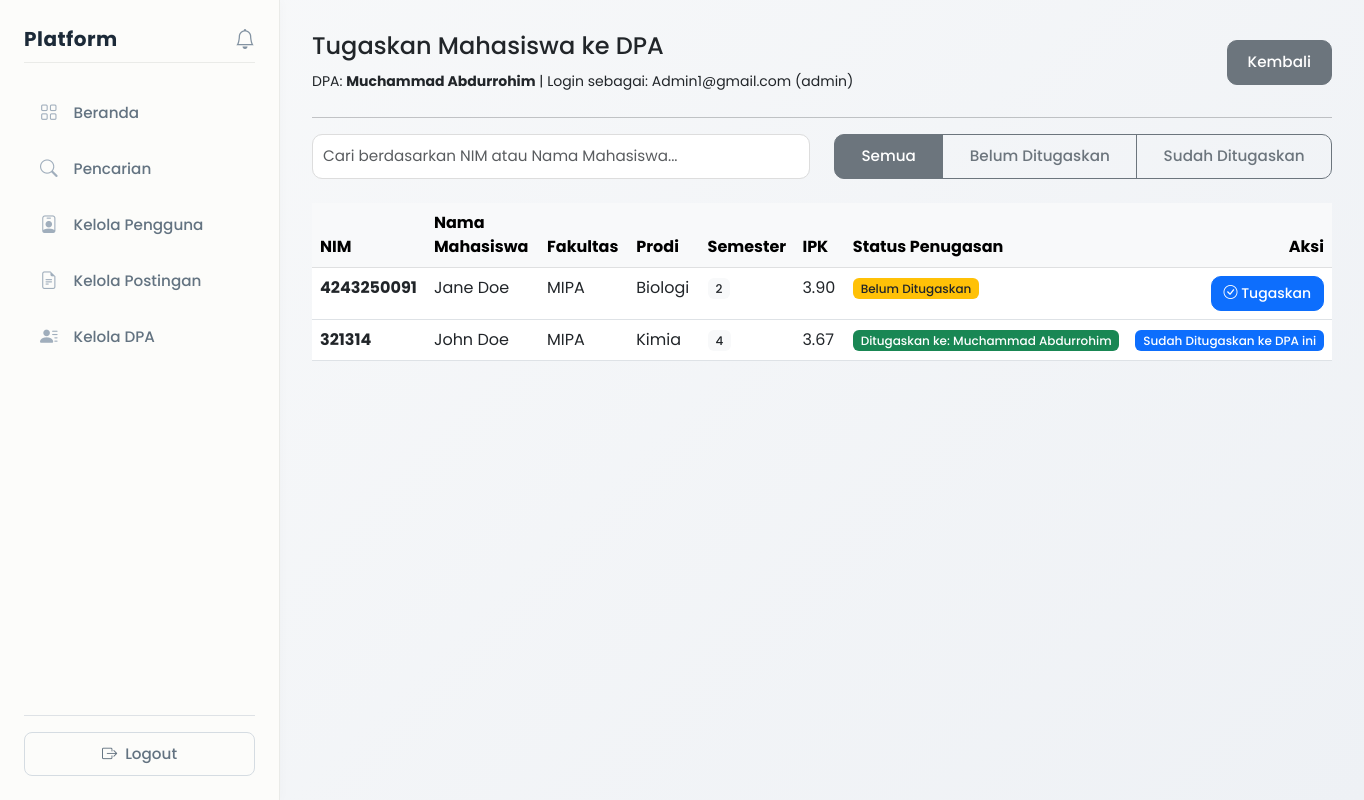
/views/admin/assign_mahasiswa.php?dpa_id=2 (signed in), run on the app's committed database.
### tables this page shows
CREATE TABLE `dpa` (
  `id` int NOT NULL,
  `user_id` int NOT NULL,
  `nama` varchar(100) DEFAULT NULL
);

CREATE TABLE `mahasiswa` (
  `id` int NOT NULL,
  `user_id` int NOT NULL,
  `nim` varchar(20) DEFAULT NULL,
  `nama` varchar(100) DEFAULT NULL,
  `fakultas` varchar(100) DEFAULT NULL,
  `prodi` varchar(100) DEFAULT NULL,
  `angkatan` year DEFAULT NULL,
  `semester` int DEFAULT NULL,
  `ipk` decimal(3,2) DEFAULT NULL,
  `dpa_id` int DEFAULT NULL
);

### views/admin/assign_mahasiswa.php (the view, shortened to what this page needs)
<?php
include __DIR__ . '/../../config/database.php';
$dpa_id = (int)$_GET['dpa_id'];
$dpa_query = "SELECT d.*, u.email
              FROM dpa d
              JOIN users u ON d.user_id = u.id
              WHERE d.id = ?";
$dpa_stmt = mysqli_prepare($conn, $dpa_query);
mysqli_stmt_bind_param($dpa_stmt, 'i', $dpa_id);
mysqli_stmt_execute($dpa_stmt);
$dpa_result = mysqli_stmt_get_result($dpa_stmt);
$dpa = mysqli_fetch_assoc($dpa_result);
$filter = isset($_GET['filter']) ? $_GET['filter'] : '';
$search = isset($_GET['search']) ? trim($_GET['search']) : '';
$where_clause = "1=1";
$mahasiswa_query = "SELECT m.*, u.email as mahasiswa_email,
                           CASE
                               WHEN m.dpa_id IS NOT NULL THEN 'Sudah Ditugaskan'
                               ELSE 'Belum Ditugaskan'
                           END as assignment_status,
                           d.nama as assigned_dpa_name
                    FROM mahasiswa m
                    JOIN users u ON m.user_id = u.id
                    LEFT JOIN dpa d ON m.dpa_id = d.id
                    WHERE $where_clause
                    ORDER BY m.nama ASC";
$mahasiswa_stmt = mysqli_prepare($conn, $mahasiswa_query);
mysqli_stmt_execute($mahasiswa_stmt);
$mahasiswa_result = mysqli_stmt_get_result($mahasiswa_stmt);
$mahasiswa_list = [];
while ($row = mysqli_fetch_assoc($mahasiswa_result)) {
    $mahasiswa_list[] = $row;
}
?>
<!DOCTYPE html>
<html>
<head>
    <link href="https://cdn.jsdelivr.net/npm/bootstrap@5.3.0/dist/css/bootstrap.min.css" rel="stylesheet">
    <link rel="stylesheet" href="https://cdn.jsdelivr.net/npm/bootstrap-icons@1.11.0/font/bootstrap-icons.css">
    <link rel="stylesheet" href="../../assets/css/global.css">
    <link rel="stylesheet" href="../../assets/css/layout.css">
    <link rel="stylesheet" href="../../assets/css/admin.css">
</head>
<body>
<div class="d-flex">
    <?php include __DIR__ . '/../layouts/sidebar.php'; ?>
    <div class="content">
        <div class="d-flex justify-content-between align-items-center mb-4">
            <div>
                <h4>Tugaskan Mahasiswa ke DPA</h4>
                <small>
                    DPA: <strong><?php echo htmlspecialchars($dpa['nama']); ?></strong> |
                    Login sebagai: <?php echo htmlspecialchars($_SESSION['email']); ?> (admin)
                </small>
            </div>
            <a href="<?= BASE_URL ?>/views/admin/dpa_detail.php?id=<?php echo $dpa_id; ?>" class="btn btn-secondary">Kembali</a>
        </div>
        <hr>
        <div class="row mb-4">
            <div class="col-md-6">
                <input
                    type="text"
                    id="searchInput"
                    class="form-control"
                    placeholder="Cari berdasarkan NIM atau Nama Mahasiswa..."
                    value="<?php echo htmlspecialchars($search); ?>"
                >
            </div>
            <div class="col-md-6">
                <div class="btn-group w-100" role="group">
                    <button type="button" class="btn btn-outline-secondary filter-btn <?php echo $filter === '' ? 'active' : ''; ?>" onclick="filterMahasiswa('')">
                        Semua
                    </button>
                    <button type="button" class="btn btn-outline-secondary filter-btn <?php echo $filter === 'not_assigned' ? 'active' : ''; ?>" onclick="filterMahasiswa('not_assigned')">
                        Belum Ditugaskan
                    </button>
                    <button type="button" class="btn btn-outline-secondary filter-btn <?php echo $filter === 'assigned' ? 'active' : ''; ?>" onclick="filterMahasiswa('assigned')">
                        Sudah Ditugaskan
                    </button>
                </div>
            </div>
        </div>
        <?php if (empty($mahasiswa_list)): ?>
            <div class="alert alert-info">
                Tidak ada mahasiswa yang sesuai dengan kriteria pencarian dan filter Anda.
            </div>
        <?php else: ?>
            <div class="table-responsive">
                <table class="table table-hover">
                    <thead class="table-light">
                        <tr>
                            <th style="width: 15%">NIM</th>
                            <th style="width: 20%">Nama Mahasiswa</th>
                            <th style="width: 15%">Fakultas</th>
                            <th style="width: 15%">Prodi</th>
                            <th style="width: 10%">Semester</th>
                            <th style="width: 10%">IPK</th>
                            <th style="width: 15%">Status Penugasan</th>
                            <th class="text-end" style="width: 15%">Aksi</th>
                        </tr>
                    </thead>
                    <tbody id="mahasiswaList">
                        <?php foreach ($mahasiswa_list as $mahasiswa): ?>
                            <tr class="mahasiswa-row"
                                data-search="<?php echo htmlspecialchars(strtolower($mahasiswa['nim'] . ' ' . $mahasiswa['nama'])); ?>"
                                data-status="<?php echo $mahasiswa['dpa_id'] ? 'assigned' : 'not_assigned'; ?>">
                                <td>
                                    <strong><?php echo htmlspecialchars($mahasiswa['nim']); ?></strong>
                                </td>
                                <td>
                                    <?php echo htmlspecialchars($mahasiswa['nama']); ?>
                                </td>
                                <td>
                                    <?php echo htmlspecialchars($mahasiswa['fakultas'] ?? 'N/A'); ?>
                                </td>
                                <td>
                                    <?php echo htmlspecialchars($mahasiswa['prodi'] ?? 'N/A'); ?>
                                </td>
                                <td>
                                    <span class="badge bg-light text-dark"><?php echo htmlspecialchars($mahasiswa['semester'] ?? 'N/A'); ?></span>
                                </td>
                                <td>
                                    <?php echo htmlspecialchars((string)($mahasiswa['ipk'] ?? 'N/A')); ?>
                                </td>
                                <td>
                                    <?php if ($mahasiswa['dpa_id']): ?>
                                        <span class="badge bg-success">
                                            Ditugaskan ke: <?php echo htmlspecialchars($mahasiswa['assigned_dpa_name'] ?? 'N/A'); ?>
                                        </span>
                                    <?php else: ?>
                                        <span class="badge bg-warning text-dark">
                                            Belum Ditugaskan
                                        </span>
                                    <?php endif; ?>
                                </td>
                                <td class="text-end">
                                    <?php if ($mahasiswa['dpa_id'] !== $dpa_id): ?>
                                        <button type="button"
                                                class="btn btn-primary btn-sm"
                                                onclick="assignMahasiswa(<?php echo $mahasiswa['id']; ?>, <?php echo $dpa_id; ?>, '<?php echo htmlspecialchars(addslashes($mahasiswa['nama'])); ?>')">
                                            <i class="bi bi-check-circle"></i> Tugaskan
                                        </button>
                                    <?php else: ?>
                                        <span class="badge bg-primary">Sudah Ditugaskan ke DPA ini</span>
                                    <?php endif; ?>
                                </td>
                            </tr>
                        <?php endforeach; ?>
                    </tbody>
                </table>
            </div>
        <?php endif; ?>
    </div>
</div>
</body>
</html>

### assets/css/global.css (style rules this page uses)
body { font-family: 'Poppins', sans-serif; background: linear-gradient(135deg, #f8f9fa, #eef1f5); margin: 0; padding: 0; }
.form-control, .form-select { border-radius: 10px; padding: 10px; border: 1px solid #ddd; font-size: 0.95rem; }
.btn { border-radius: 10px; padding: 10px 20px; font-weight: 500; font-size: 0.95rem; }
.btn-sm { padding: 6px 12px; font-size: 0.875rem; }
.mb-4 { margin-bottom: 1.5rem !important; }
.badge { font-size: 0.75rem; font-weight: 500; padding: 0.35em 0.65em; }

### assets/css/layout.css (style rules this page uses)
.content { margin-left: 280px; padding: 2rem; flex: 1; min-height: 100vh; }

### data on the page
dpa: nama "Muchammad Abdurrohim"
mahasiswa: nim "4243250091", nama "Jane Doe", fakultas "MIPA", prodi "Biologi", semester "2", ipk "3.90", shows "Belum Ditugaskan"
mahasiswa: nim "321314", nama "John Doe", fakultas "MIPA", prodi "Kimia", semester "4", ipk "3.67", dpa.nama "Muchammad Abdurrohim", shows "Sudah Ditugaskan ke DPA ini"

### other printed values
$_SESSION['email'] "Admin1@gmail.com"
